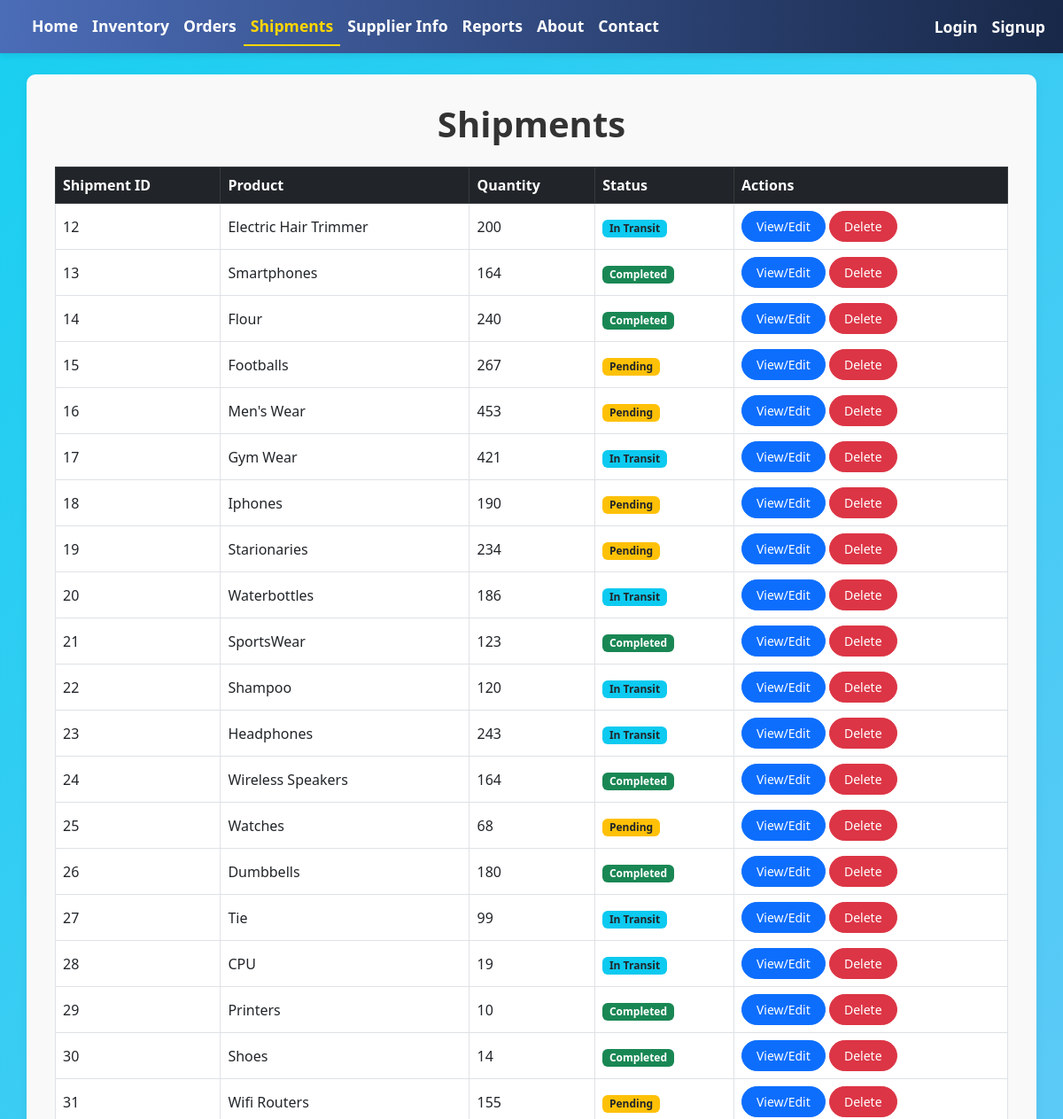
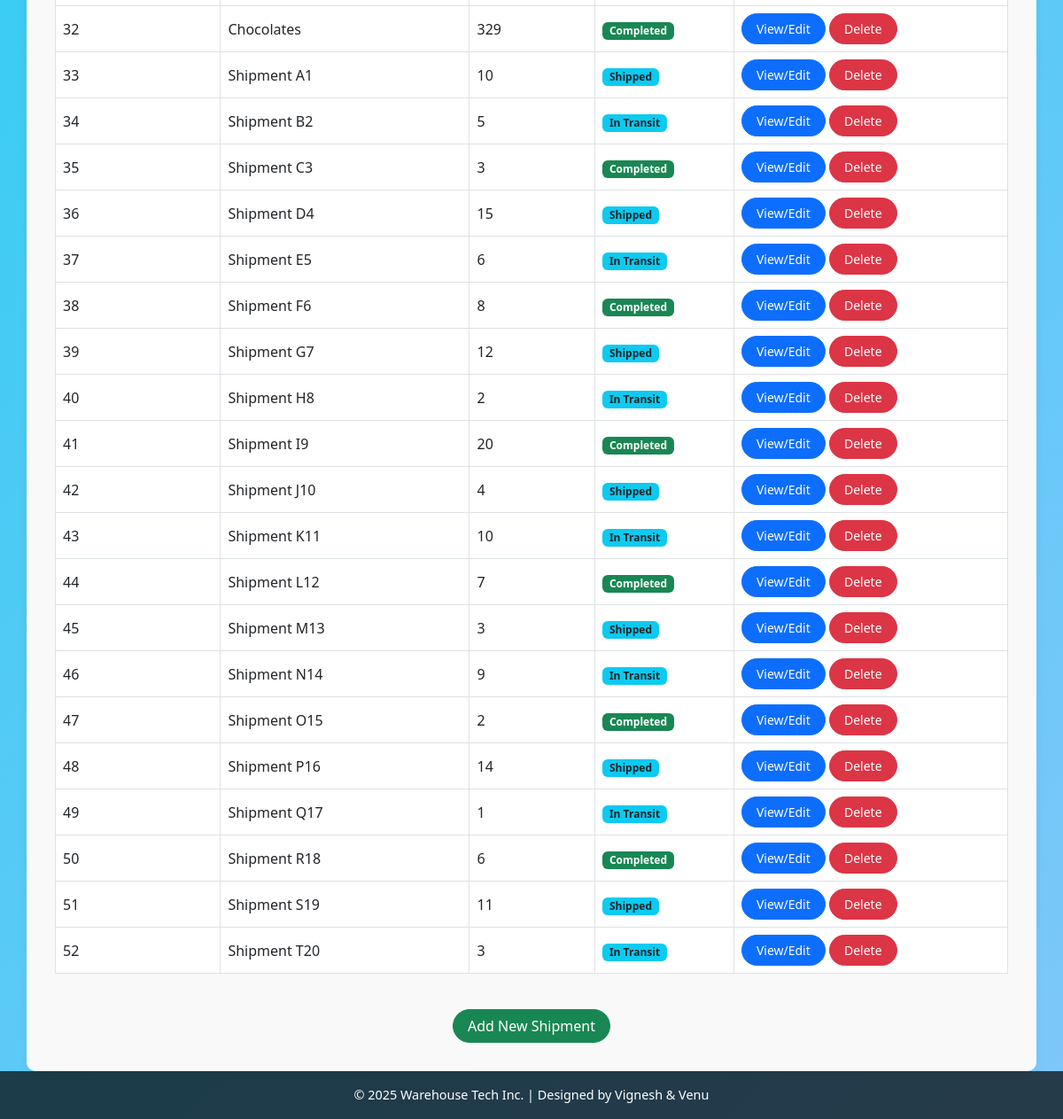
The app's page /shipments/ with its own data (2 pictures, top to bottom).
### home/models.py (models this page shows, shortened)
class Shipment(models.Model):
    name = models.CharField(max_length=100)                # Shipment name
    product = models.CharField(max_length=100)             # Product name
    quantity = models.PositiveIntegerField()               # Quantities
    status = models.CharField(max_length=50)
    created_at = models.DateTimeField(auto_now_add=True)
    updated_at = models.DateTimeField(auto_now=True)

### home/views.py (the view)
# urls.py: path('shipments/', views.shipments, name='shipments'),
def shipments(request):
    shipments = Shipment.objects.all()
    return render(request, 'shipments.html', {'shipments': shipments})

### templates/shipments.html (shortened to what this page needs)
{% extends 'base.html' %}
{% block content %}
  <h1 class="mb-4 text-center fw-bold">Shipments</h1>
  <div class="table-responsive">
    <table class="table table-hover table-bordered align-middle">
      <thead class="table-dark">
        <tr>
          <th scope="col">Shipment ID</th>
          <th scope="col">Product</th>
          <th scope="col">Quantity</th>
          <th scope="col">Status</th>
          <th scope="col">Actions</th>
        </tr>
      </thead>
      <tbody>
        {% for shipment in shipments %}
          <tr>
            <td>{{ shipment.id }}</td>
            <td>{{ shipment.name }}</td>
            <td>{{ shipment.quantity }}</td>
            <td>
              <span class="badge
                {% if shipment.status == 'Completed' %}bg-success
                {% elif shipment.status == 'Pending' %}bg-warning text-dark
                {% else %}bg-info text-dark{% endif %}">
                {{ shipment.status }}
              </span>
            </td>
            <td>
              <button class="btn btn-sm btn-primary" onclick="openEditModal({{ shipment.id }}, '{{ shipment.name }}', '{{ shipment.quantity }}', '{{ shipment.status }}')">View/Edit</button>
              <button class="btn btn-sm btn-danger" onclick="deleteShipment({{ shipment.id }})">Delete</button>
            </td>
          </tr>
        {% empty %}
          <tr>
            <td colspan="5" class="text-center">No shipments found.</td>
          </tr>
        {% endfor %}
      </tbody>
    </table>
  </div>
  <div class="text-center mt-4">
    <a href="{% url 'add_shipment' %}" class="btn btn-success">Add New Shipment</a>
</div>
{% endblock %}

### templates/base.html (style rules this page uses)
body, html { height: 100%; margin: 0; display: flex; flex-direction: column; }
body { background: linear-gradient(-45deg, rgb(211, 113, 244), rgb(224, 86, 86), #a1c4fd, rgb(24, 207, 240)); background-size: 400% 400%; animation: gradientShift 15s ease infinite; }
h1, .card-title, .card-text, a { color: #333; }
.btn { border-radius: 20px; padding: 6px 16px; }

### records on screen
Shipment: id "12", name "Electric Hair Trimmer", quantity "200", status "In Transit"
Shipment: id "13", name "Smartphones", quantity "164", status "Completed"
Shipment: id "14", name "Flour", quantity "240", status "Completed"
Shipment: id "15", name "Footballs", quantity "267", status "Pending"
Shipment: id "16", name "Men's Wear", quantity "453", status "Pending"
Shipment: id "17", name "Gym Wear", quantity "421", status "In Transit"
Shipment: id "18", name "Iphones", quantity "190", status "Pending"
Shipment: id "19", name "Starionaries", quantity "234", status "Pending"
Shipment: id "20", name "Waterbottles", quantity "186", status "In Transit"
Shipment: id "21", name "SportsWear", quantity "123", status "Completed"
Shipment: id "22", name "Shampoo", quantity "120", status "In Transit"
Shipment: id "23", name "Headphones", quantity "243", status "In Transit"
Shipment: id "24", name "Wireless Speakers", quantity "164", status "Completed"
Shipment: id "25", name "Watches", quantity "68", status "Pending"
Shipment: id "26", name "Dumbbells", quantity "180", status "Completed"
Shipment: id "27", name "Tie", quantity "99", status "In Transit"
Shipment: id "28", name "CPU", quantity "19", status "In Transit"
Shipment: id "29", name "Printers", quantity "10", status "Completed"
Shipment: id "30", name "Shoes", quantity "14", status "Completed"
Shipment: id "31", name "Wifi Routers", quantity "155", status "Pending"
Shipment: id "32", name "Chocolates", quantity "329", status "Completed"
Shipment: id "33", name "Shipment A1", quantity "10", status "Shipped"
Shipment: id "34", name "Shipment B2", quantity "5", status "In Transit"
Shipment: id "35", name "Shipment C3", quantity "3", status "Completed"
Shipment: id "36", name "Shipment D4", quantity "15", status "Shipped"
Shipment: id "37", name "Shipment E5", quantity "6", status "In Transit"
Shipment: id "38", name "Shipment F6", quantity "8", status "Completed"
Shipment: id "39", name "Shipment G7", quantity "12", status "Shipped"
Shipment: id "40", name "Shipment H8", quantity "2", status "In Transit"
Shipment: id "41", name "Shipment I9", quantity "20", status "Completed"
Shipment: id "42", name "Shipment J10", quantity "4", status "Shipped"
Shipment: id "43", name "Shipment K11", quantity "10", status "In Transit"
Shipment: id "44", name "Shipment L12", quantity "7", status "Completed"
Shipment: id "45", name "Shipment M13", quantity "3", status "Shipped"
Shipment: id "46", name "Shipment N14", quantity "9", status "In Transit"
Shipment: id "47", name "Shipment O15", quantity "2", status "Completed"
Shipment: id "48", name "Shipment P16", quantity "14", status "Shipped"
Shipment: id "49", name "Shipment Q17", quantity "1", status "In Transit"
Shipment: id "50", name "Shipment R18", quantity "6", status "Completed"
Shipment: id "51", name "Shipment S19", quantity "11", status "Shipped"
Shipment: id "52", name "Shipment T20", quantity "3", status "In Transit"
